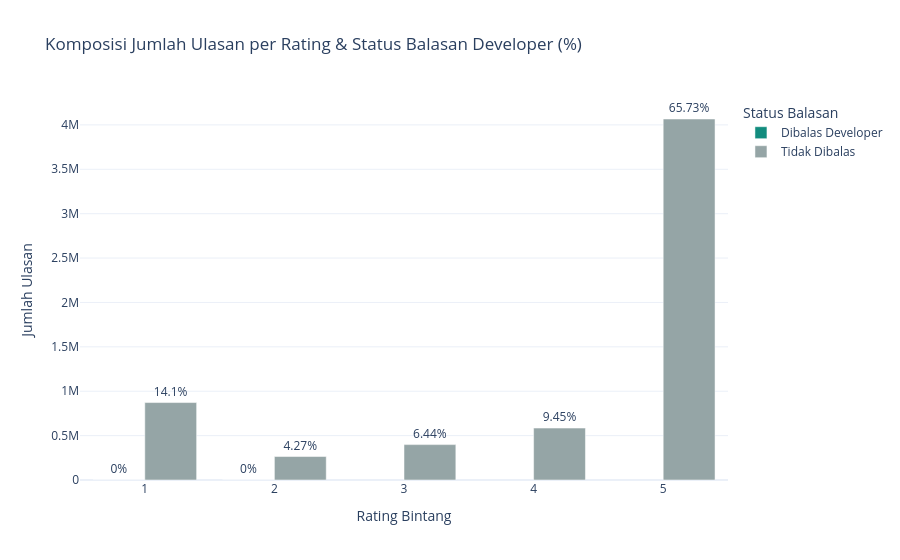

Notebook code cell kept with this figure:
### Code cell
# Visualisasi 4: Komposisi Rating Bintang & Status Balasan Pengembang
df_komposisi = (
    lf.with_columns(
        pl.when(pl.col("replyContent").is_not_null() & (pl.col("replyContent").str.strip_chars() != ""))
        .then(pl.lit("Dibalas Developer"))
        .otherwise(pl.lit("Tidak Dibalas"))
        .alias("status_balasan")
    )
    .group_by(["score", "status_balasan"])
    .agg(pl.len().alias("jumlah_ulasan"))
    .sort(["score", "status_balasan"])
    .collect()
)

total_semua = df_komposisi["jumlah_ulasan"].sum()
df_komposisi = df_komposisi.with_columns(
    (pl.col("jumlah_ulasan") / total_semua * 100).round(2).alias("persentase")
)
print(df_komposisi)

fig4 = px.bar(
    df_komposisi.to_pandas(),
    x="score",
    y="jumlah_ulasan",
    color="status_balasan",
    barmode="group",
    text="persentase",
    title="Komposisi Jumlah Ulasan per Rating & Status Balasan Developer (%)",
    labels={"score": "Rating Bintang", "jumlah_ulasan": "Jumlah Ulasan", "status_balasan": "Status Balasan"},
    color_discrete_map={"Dibalas Developer": "#128C7E", "Tidak Dibalas": "#95A5A6"},
    template="plotly_white"
)
fig4.update_traces(texttemplate="%{text}%", textposition="outside")
fig4.show()

### Figure 1 — Plotly figure (JSON) as saved in the notebook; plotly's stock layout.template omitted (floating-point values rounded to 4 significant figures)
{"data": [{"alignmentgroup": "True", "hovertemplate": "Status Balasan=Dibalas Developer<br>Rating Bintang=%{x}<br>Jumlah Ulasan=%{y}<br>persentase=%{text}<extra></extra>", "legendgroup": "Dibalas Developer", "marker": {"color": "#128C7E", "pattern": {"shape": ""}}, "name": "Dibalas Developer", "offsetgroup": "Dibalas Developer", "orientation": "v", "showlegend": true, "text": [0.0, 0.0], "textposition": "outside", "texttemplate": "%{text}%", "type": "bar", "x": [1, 2], "xaxis": "x", "y": [1, 1], "yaxis": "y"}, {"alignmentgroup": "True", "hovertemplate": "Status Balasan=Tidak Dibalas<br>Rating Bintang=%{x}<br>Jumlah Ulasan=%{y}<br>persentase=%{text}<extra></extra>", "legendgroup": "Tidak Dibalas", "marker": {"color": "#95A5A6", "pattern": {"shape": ""}}, "name": "Tidak Dibalas", "offsetgroup": "Tidak Dibalas", "orientation": "v", "showlegend": true, "text": [14.1, 4.27, 6.44, 9.45, 65.73], "textposition": "outside", "texttemplate": "%{text}%", "type": "bar", "x": [1, 2, 3, 4, 5], "xaxis": "x", "y": [872483, 264413, 398587, 584923, 4066495], "yaxis": "y"}], "layout": {"barmode": "group", "legend": {"title": {"text": "Status Balasan"}, "tracegroupgap": 0}, "title": {"text": "Komposisi Jumlah Ulasan per Rating & Status Balasan Developer (%)"}, "xaxis": {"anchor": "y", "domain": [0, 1], "title": {"text": "Rating Bintang"}}, "yaxis": {"anchor": "x", "domain": [0, 1], "title": {"text": "Jumlah Ulasan"}}}}
